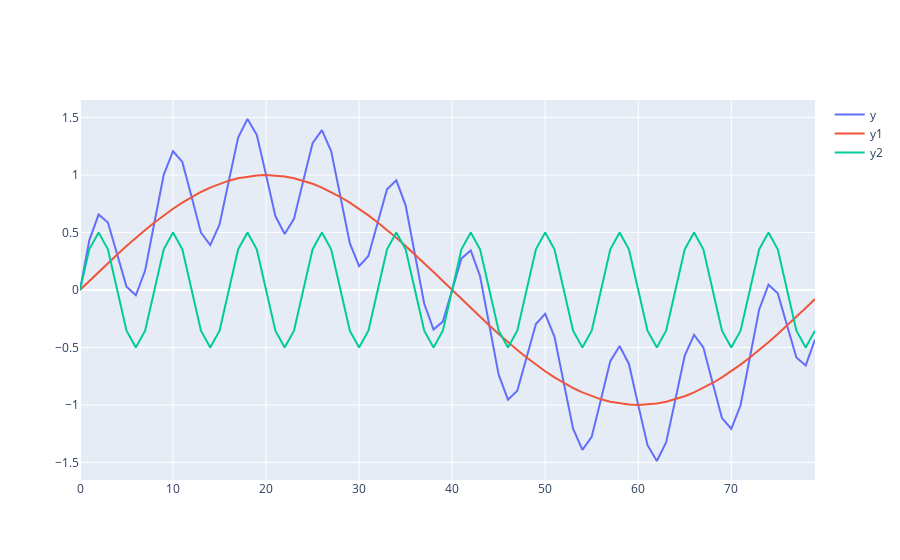

Notebook code cell kept with this figure:
### Code cell
fig = go.Figure()

fig.add_trace(
    go.Scatter(
        y=y[-80:],
        name='y',
    ),
)
fig.add_trace(
    go.Scatter(
        y=y1[-80:],
        name='y1',
    ),
)
fig.add_trace(
    go.Scatter(
        y=y2[-80:],
        name='y2',
    ),
)
fig.show()
